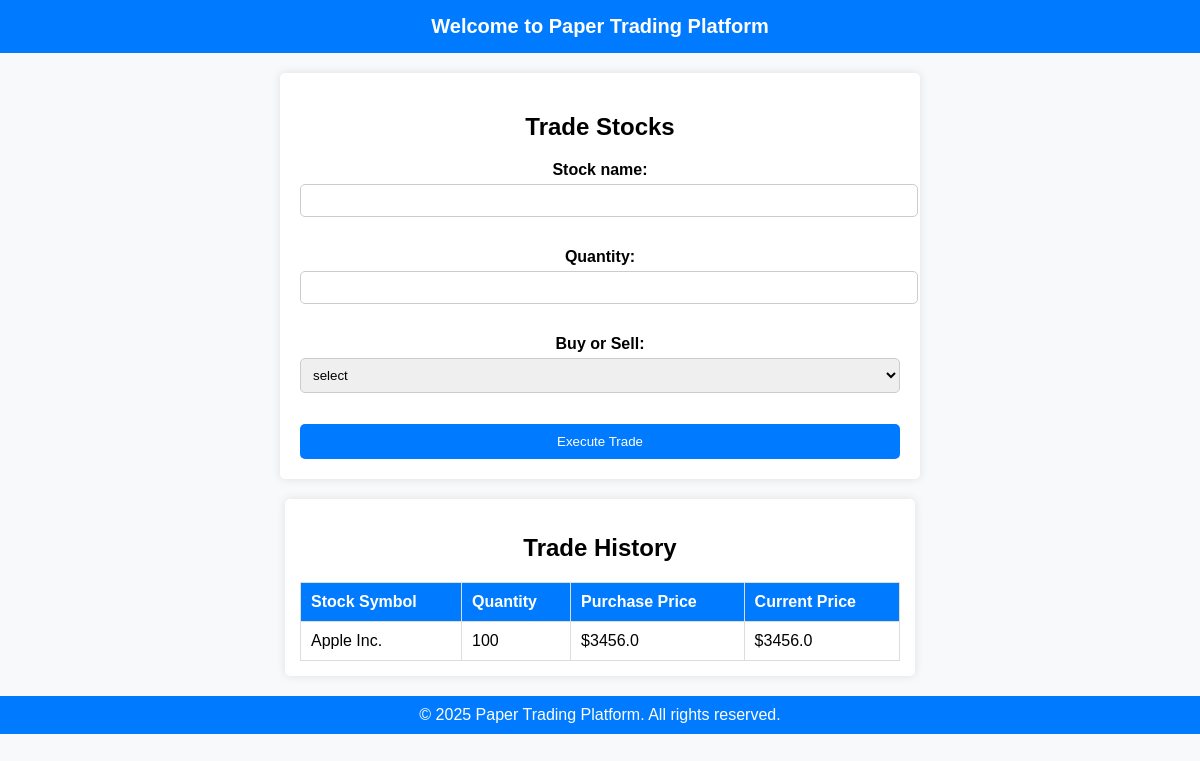
Page /papertrading (signed in) on the committed database.
### stockmarketanalysis/models.py (models this page shows)
class Stock(models.Model):
    name=models.CharField(max_length=40)
    current_price=models.FloatField()
    volume=models.IntegerField()
    sector=models.CharField(max_length=30)

class InvestorStock(models.Model):
    investor=models.ForeignKey(Investor,on_delete=models.CASCADE)
    stock=models.ForeignKey(Stock,on_delete=models.CASCADE)
    no_of_purchase=models.IntegerField(null=True,blank=True)
    price_of_buy=models.FloatField(null=True,blank=True)

### stockmarketanalysis/views.py (the view, shortened to what this page needs)
# urls.py: path('papertrading',views.papertrading,name='papertrading'),
def papertrading(request):
    inv = Investor.objects.get(id=request.session["id"])
    user_stock = InvestorStock.objects.filter(investor=inv)
    stock_data = []
    for investor_stock in user_stock:
        stock_data.append({
            'stock_name': investor_stock.stock.name,
            'stock_quantity': investor_stock.no_of_purchase,
            'price': investor_stock.price_of_buy,
            'current_price': investor_stock.stock.current_price
        })
    if request.method == "GET":
        form = PaperTradingStock()
        error = request.GET.get("error", "")
        print(error)
        success = request.GET.get("success", "")
        print(success)
        return render(request, "paper_trading.html", {"form": form, "data": stock_data, "error": error, "success": success})

### stockmarketanalysis/forms.py
class PaperTradingStock(forms.ModelForm):
    stock_name=forms.CharField(required=True)
    no_of_purchase=forms.IntegerField(label="Quantity",required=True)
    choice=[
        ('select','select'),
        ('buy','Buy'),
        ('sell','Sell')
    ]
    buy_sell=forms.ChoiceField(label="Buy or Sell",choices=choice,widget=forms.Select)
    class Meta:
        model=InvestorStock
        fields=["stock_name","no_of_purchase","buy_sell"]

### templates/paper_trading.html (shortened to what this page needs)
<!DOCTYPE html>
<html lang="en">
<head>
</head>
<body>
    <div class="header">Welcome to Paper Trading Platform</div>
    <div class="container">
        <h2>Trade Stocks</h2>
        <form method="post" action="">
            {{form.as_p}}
            <button type="submit">Execute Trade</button>
        </form>
    </div>
    <div class="trade-history">
        <h2>Trade History</h2>
        <table>
            <tr>
                <th>Stock Symbol</th>
                <th>Quantity</th>
                <th>Purchase Price</th>
                <th>Current Price</th>
            </tr>
            {% if data %}
            {% for d in data %}
            <tr>
                <td>{{d.stock_name}}</td>
                <td>{{d.stock_quantity}}</td>
                <td>${{d.price}}</td>
                <td>${{d.current_price}}</td>
            </tr>
            {% endfor %}
            {% endif %}
        </table>
    </div>
    <div class="footer">&copy; 2025 Paper Trading Platform. All rights reserved.</div>
</body>
</html>

### templates/paper_trading.html (style rules this page uses)
body { font-family: Arial, sans-serif; background-color: #f8f9fa; margin: 0; padding: 0; text-align: center; }
.header { background-color: #007bff; color: white; padding: 15px; font-size: 20px; font-weight: bold; }
.container { width: 50%; margin: 20px auto; background: white; padding: 20px; border-radius: 5px; box-shadow: 0px 0px 10px rgba(0, 0, 0, 0.1); }
label { font-weight: bold; display: block; margin: 10px 0 5px; }
input, select { width: 100%; padding: 8px; margin-bottom: 15px; border: 1px solid #ccc; border-radius: 5px; }
button { width: 100%; padding: 10px; background-color: #007bff; color: white; border: none; cursor: pointer; border-radius: 5px; }
.trade-history { margin-top: 20px; width: 50%; margin-left: auto; margin-right: auto; background: white; padding: 15px; border-radius: 5px; box-shadow: 0px 0px 10px rgba(0, 0, 0, 0.1); }
table { width: 100%; border-collapse: collapse; margin-top: 10px; }
th, td { border: 1px solid #ddd; padding: 10px; text-align: left; }
th { background-color: #007bff; color: white; }
.footer { text-align: center; margin-top: 20px; padding: 10px; background-color: #007bff; color: white; }

### rows in the picture
Stock: stock_name "Apple Inc.", current_price "3456.0"
InvestorStock: price "3456.0"

### other values in the picture
{{ d.stock_quantity }} "100"
